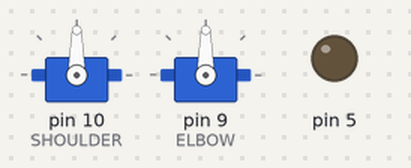
The sketch below on a simulated Arduino Uno, built with avr-gcc and run on an emulated ATmega328P. Parts: 2 × servo, output pins drawn as LEDs (lit = HIGH).

Above: at 0.1 s.
At 1.0 s:
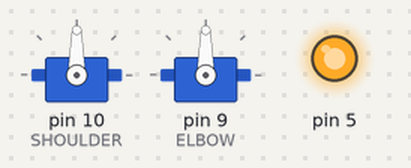
Timing chart, 0 to 8.3 s (numbered marks = the images above):
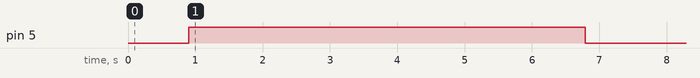

The sketch:

MovingARm_Electro.ino
```cpp
#include<Servo.h>

#define SHOULDER 10
#define ELBOW 9
Servo shoulder;
Servo elbow;
boolean keyarm = true;
int increment(int initial, int fin)
{
  if(initial<=fin)
  return 1;
  else
  return -1;
}
void moveServo(Servo servo, int init, int fin){
    for(int i=init; !((i-fin)==0);i+=increment(init,fin)){
        servo.write(i);
        delay(15);
      }
  }
void moveArm(){
moveServo(elbow,90,30);
startEM();
delay(2000);
moveServo(elbow,30,120);
  delay(2000);
moveServo(shoulder,90,125);
stopEM();
delay(2000);
digitalWrite(5, LOW);
}


  void startEM()
  {
    digitalWrite(5, HIGH);

  }

  void stopEM()

  {
    digitalWrite(5, LOW);
  }

void setup() {
  // put your setup code here, to run once:
shoulder.attach(SHOULDER);
elbow.attach(ELBOW);
pinMode(5,OUTPUT);
}

void loop() {


  while(keyarm)
  {
  moveArm();
  keyarm = false;
  }
  // put your main code here, to run repeatedly:

}
```

Measured:
- by itself, pin 5: LOW → HIGH at 0.90 s, → LOW 5.9 s later
